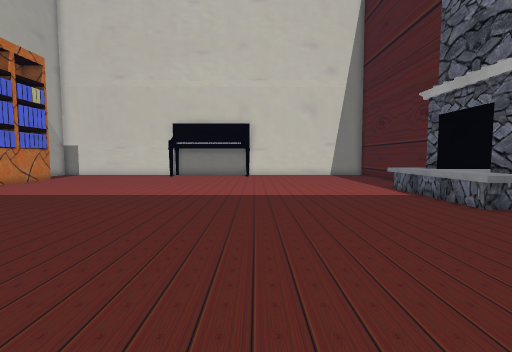
View 1 (above)

16 first-person views from a walk through a Unity game level. The camera is 1.5 m above the floor, tilts 4° down and sees 85° across. The floor is counted in squares, 1 m on a side. Each view is taken from the middle of a square. On the plan, view 1 faces up. The plan holds only what a view shows up to about 14 squares ahead; the rest is blank. The player character is not drawn. Some surface patterns are stand-ins.

View 2
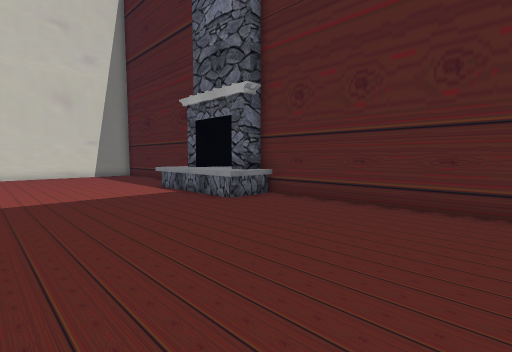

View 3
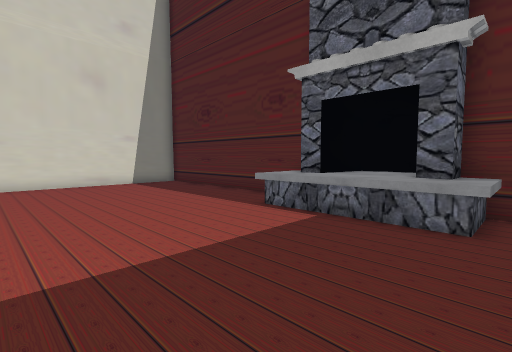

View 4
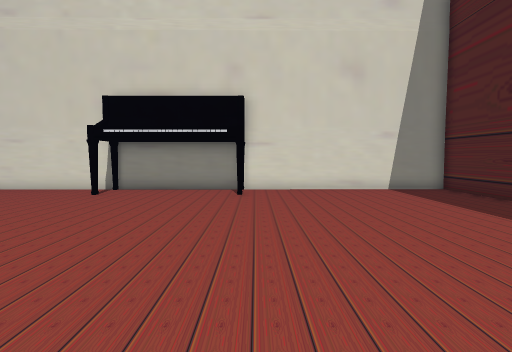

View 5
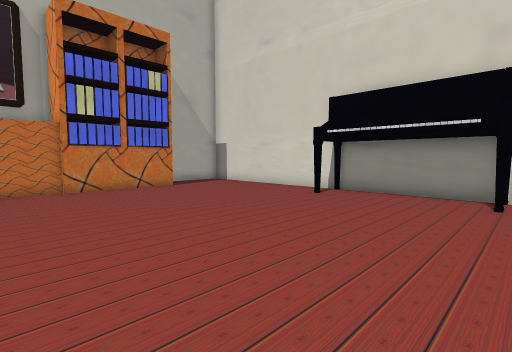

View 6
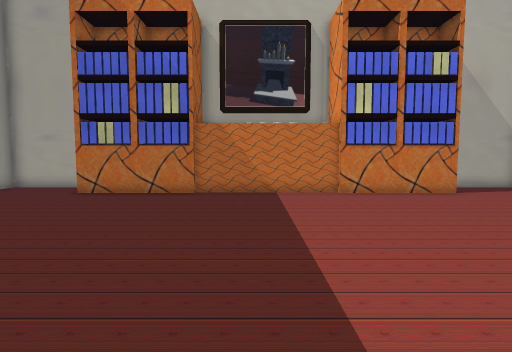

View 7
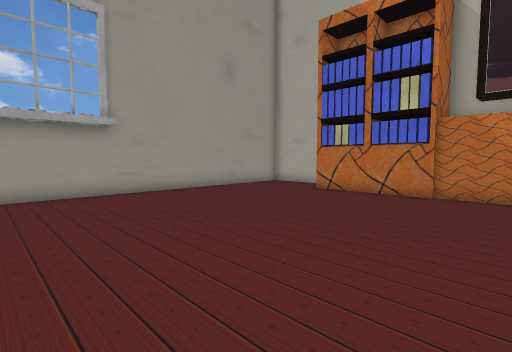

View 8
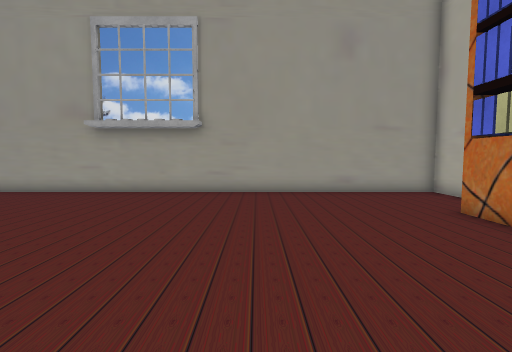

View 9
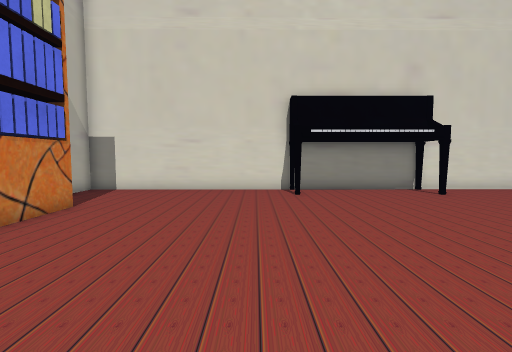

View 10
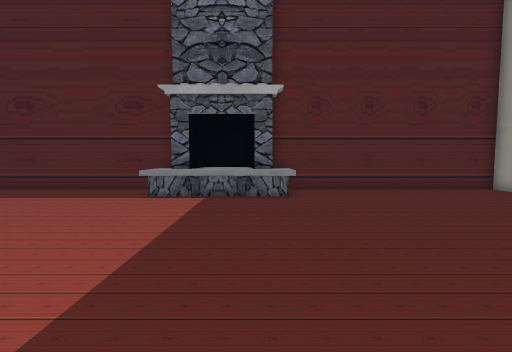

View 11
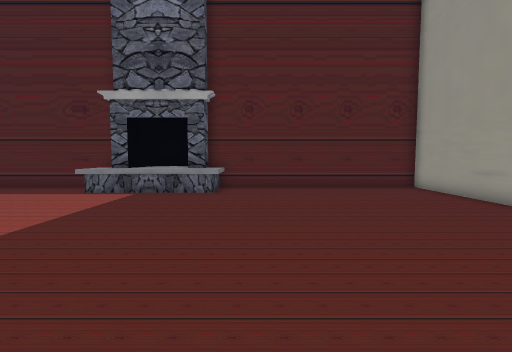

View 12
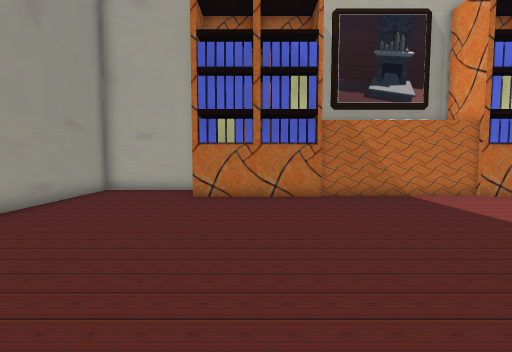

View 13
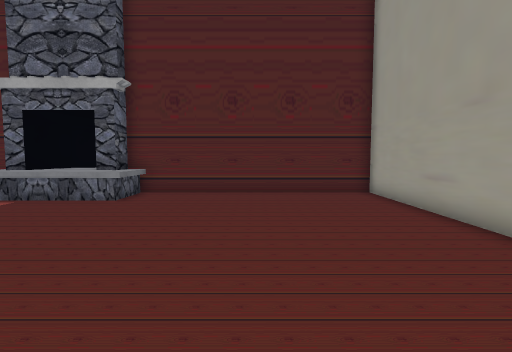

View 14
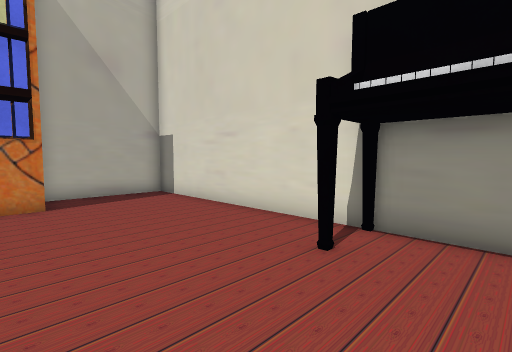

View 15
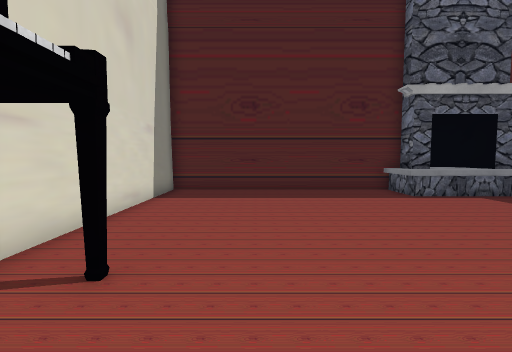

View 16
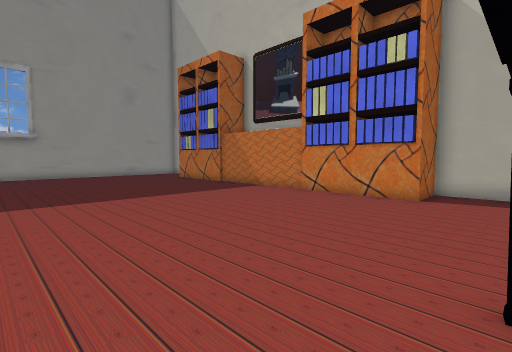

### Floor plan
Points are (right, up) in squares from view 1. A wall is a line through its corners. A room is listed if a view was taken in it or the views show most of it. See-through windows are left out.
Room 1 (views 1, 2, 3, 4, 5, 6, 7, 8, 9, 10, 11, 12, 13, 14, 15, 16)
walls: (-13.6, 13.5) (-13.6, 7.5); (10.1, 9.6) (9.9, 11.5) (7.6, 11.8) (7.6, 12.5) (8.6, 12.5) (8.6, 22.7) (-15.5, 22.6) (-15.5, 18.2); (-15.5, 2.2) (-15.5, -1.7) (8.6, -1.7) (8.6, 8.3) (7.6, 8.3) (7.6, 9.1)
low walls: (6.5, 13) (8.5, 13); (6.5, 7.5) (6.5, 13.3); (8.5, 7.8) (6.5, 7.8); (8.5, 7.5) (6.3, 7.5) (6.3, 13.3) (8.5, 13.3)
objects: bookshelf (-14, 3) to (-14, 7); bookshelf (-14, 14) to (-14, 18); other object (-6, 21); other object (-6, 23); other object (-1, 21)

Positions as (right, up) in squares from view 1, and headings:
1: (0, 0), facing up
2: (0, 0), facing up-right
3: (0, 7), facing up-right
4: (0, 10), facing up
5: (0, 11), facing up-left
6: (-2, 10), facing left
7: (-2, 10), facing down-left
8: (-8, 10), facing down
9: (-8, 10), facing up
10: (-4, 9), facing right
11: (-5, 6), facing right
12: (-3, 5), facing left
13: (-3, 3), facing right
14: (-4, 17), facing up-left
15: (-4, 19), facing right
16: (-3, 21), facing down-left
